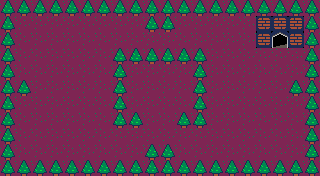

The image is a tile-based game level rendered from a .tmx file. Its description and complete source (layers, tilesets, objects, tile grids) follow:
An orthogonal 20x11 tile map with 16x16 px tiles, 2 tile layers (Tile Layer 2, Tile Layer 1) and 18 objects (16x wall, gate, npc).

<map version="1.4" tiledversion="1.4.3" orientation="orthogonal" renderorder="right-down" width="20" height="11" tilewidth="16" tileheight="16" infinite="0" backgroundcolor="#202020" nextlayerid="4" nextobjectid="21">
 <editorsettings>
  <export target="testMap.lua" format="lua" />
 </editorsettings>
 <properties>
  <property name="x" type="int" value="1" />
  <property name="y" type="int" value="1" />
  <property name="z" type="int" value="1" />
 </properties>
 <tileset firstgid="1" source="../image/test_Tiles.tsx" />
 <layer id="3" name="Tile Layer 2" width="20" height="11">
  <data encoding="csv">
6,6,6,6,6,6,6,6,6,6,6,6,6,6,6,6,6,6,6,6,
6,6,6,6,6,6,6,6,6,6,6,6,6,6,6,6,1,1,1,6,
6,6,6,6,6,6,6,6,6,6,6,6,6,6,6,6,1,1,1,6,
6,6,6,6,6,6,6,6,6,6,6,6,6,6,6,6,6,6,6,6,
6,6,6,6,6,6,6,6,6,6,6,6,6,6,6,6,6,6,6,6,
6,6,6,6,6,6,6,6,6,6,6,6,6,6,6,6,6,6,6,6,
6,6,6,6,6,6,6,6,6,6,6,6,6,6,6,6,6,6,6,6,
6,6,6,6,6,6,6,6,6,6,6,6,6,6,6,6,6,6,6,6,
6,6,6,6,6,6,6,6,6,6,6,6,6,6,6,6,6,6,6,6,
6,6,6,6,6,6,6,6,6,6,6,6,6,6,6,6,6,6,6,6,
6,6,6,6,6,6,6,6,6,6,6,6,6,6,6,6,6,6,6,6
</data>
 </layer>
 <layer id="1" name="Tile Layer 1" width="20" height="11">
  <data encoding="csv">
3,3,3,3,3,3,3,3,3,3,3,3,3,3,3,3,3,3,3,3,
3,0,0,0,0,0,0,0,0,3,3,0,0,0,0,0,2,2,2,3,
3,0,0,0,0,0,0,0,0,0,0,0,0,0,0,0,2,4,2,3,
3,0,0,0,0,0,0,3,3,3,3,3,3,0,0,0,0,0,0,3,
3,0,0,0,0,0,0,3,0,0,0,0,3,0,0,0,0,0,0,3,
3,3,0,0,0,0,0,3,0,0,0,0,3,0,0,0,0,0,3,3,
3,0,0,0,0,0,0,3,0,0,0,0,3,0,0,0,0,0,0,3,
3,0,0,0,0,0,0,3,3,0,0,3,3,0,0,0,0,0,0,3,
3,0,0,0,0,0,0,0,0,0,0,0,0,0,0,0,0,0,0,3,
3,0,0,0,0,0,0,0,0,3,3,0,0,0,0,0,0,0,0,3,
3,3,3,3,3,3,3,3,3,3,3,3,3,3,3,3,3,3,3,3
</data>
 </layer>
 <objectgroup id="2" name="Object Layer 1">
  <object id="2" type="wall" x="0" y="0" width="16" height="176" />
  <object id="4" type="wall" x="304" y="0" width="16" height="176" />
  <object id="5" type="wall" x="16" y="0" width="288" height="16" />
  <object id="6" type="wall" x="16" y="160" width="288" height="16" />
  <object id="7" type="wall" x="16" y="80" width="16" height="16" />
  <object id="8" type="wall" x="112" y="48" width="16" height="80" />
  <object id="9" type="wall" x="192" y="48" width="16" height="80" />
  <object id="10" type="wall" x="128" y="48" width="64" height="16" />
  <object id="11" type="wall" x="144" y="16" width="32" height="16" />
  <object id="12" type="wall" x="144" y="144" width="32" height="16" />
  <object id="13" type="wall" x="128" y="112" width="16" height="16" />
  <object id="14" type="wall" x="176" y="112" width="16" height="16" />
  <object id="15" type="wall" x="288" y="80" width="16" height="16" />
  <object id="16" type="wall" x="256" y="16" width="16" height="32" />
  <object id="17" type="wall" x="288" y="16" width="16" height="32" />
  <object id="18" type="wall" x="272" y="16" width="16" height="16" />
  <object id="19" type="gate" x="272" y="32" width="16" height="8">
   <properties>
    <property name="mapDestination" value="testMap2" />
    <property name="playerDestX" type="int" value="158" />
    <property name="playerDestY" type="int" value="144" />
    <property name="playerFace" value="up" />
   </properties>
  </object>
  <object id="20" name="a" type="npc" x="64" y="80" width="16" height="16" />
 </objectgroup>
</map>
